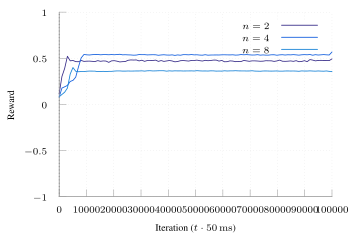

Generate this figure with gnuplot:
set terminal tikz standalone color size 9cm,6cm font '\scriptsize' preamble '\usepackage{microtype} \usepackage{times} \usepackage[T1]{fontenc} \usepackage{siunitx}\sisetup{detect-all}'
set output "soln-ext-cap-reward-binary.tex"

load "parula.pal"

set style line 102 lc rgb '#a0a0a0' lt 1 lw 1
set border ls 102
set colorbox border 102
set key textcolor rgb "black"
set tics textcolor rgb "black"
set label textcolor rgb "black"

set border 3
set grid x y
set xtics nomirror
set ytics nomirror

#set key autotitle columnhead
set datafile separator ","

set xlabel "Iteration ($t \\cdot{} \\SI{50}{\\milli\\second}$)"
set ylabel "Reward"

set yzeroaxis
set yrange [-1.0:1.0]

plot '../results/soln-ext-cap-2-avg.csv' u 1:2 w lines smooth sbezier title "$n=2$", \
     '../results/soln-ext-cap-4-avg.csv' u 1:2 w lines smooth sbezier title "$n=4$", \
     '../results/soln-ext-cap-8-avg.csv' u 1:2 w lines smooth sbezier title "$n=8$"#, \
#     '../results/soln-ext-16-avg.csv' u 1:2 w lines smooth sbezier title "$n=16$"
